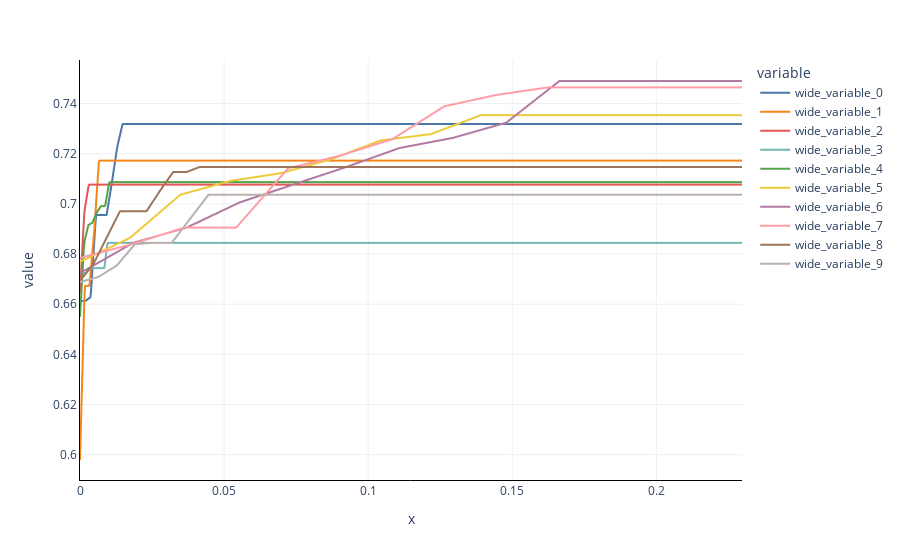

The code cell stored with this chart in its notebook:
### Code cell
px.line(x=sample_times, y=peak_profile_time[:5].tolist() + peak_profile_time[-5:].tolist())

### Figure 1 — Plotly figure (JSON) as saved in the notebook; plotly's stock layout.template omitted (floating-point values rounded to 4 significant figures; data arrays with more than 128 entries replaced by an {"elided": "..."} marker saying what was removed)
{"data": [{"hovertemplate": "variable=wide_variable_0<br>x=%{x}<br>value=%{y}<extra></extra>", "legendgroup": "wide_variable_0", "line": {"color": "#4C78A8", "dash": "solid"}, "marker": {"symbol": "circle"}, "mode": "lines", "name": "wide_variable_0", "showlegend": true, "type": "scattergl", "x": {"elided": "1024 float values"}, "xaxis": "x", "y": {"elided": "1024 float values"}, "yaxis": "y"}, {"hovertemplate": "variable=wide_variable_1<br>x=%{x}<br>value=%{y}<extra></extra>", "legendgroup": "wide_variable_1", "line": {"color": "#F58518", "dash": "solid"}, "marker": {"symbol": "circle"}, "mode": "lines", "name": "wide_variable_1", "showlegend": true, "type": "scattergl", "x": {"elided": "1024 float values"}, "xaxis": "x", "y": {"elided": "1024 float values"}, "yaxis": "y"}, {"hovertemplate": "variable=wide_variable_2<br>x=%{x}<br>value=%{y}<extra></extra>", "legendgroup": "wide_variable_2", "line": {"color": "#E45756", "dash": "solid"}, "marker": {"symbol": "circle"}, "mode": "lines", "name": "wide_variable_2", "showlegend": true, "type": "scattergl", "x": {"elided": "1024 float values"}, "xaxis": "x", "y": {"elided": "1024 float values"}, "yaxis": "y"}, {"hovertemplate": "variable=wide_variable_3<br>x=%{x}<br>value=%{y}<extra></extra>", "legendgroup": "wide_variable_3", "line": {"color": "#72B7B2", "dash": "solid"}, "marker": {"symbol": "circle"}, "mode": "lines", "name": "wide_variable_3", "showlegend": true, "type": "scattergl", "x": {"elided": "1024 float values"}, "xaxis": "x", "y": {"elided": "1024 float values"}, "yaxis": "y"}, {"hovertemplate": "variable=wide_variable_4<br>x=%{x}<br>value=%{y}<extra></extra>", "legendgroup": "wide_variable_4", "line": {"color": "#54A24B", "dash": "solid"}, "marker": {"symbol": "circle"}, "mode": "lines", "name": "wide_variable_4", "showlegend": true, "type": "scattergl", "x": {"elided": "1024 float values"}, "xaxis": "x", "y": {"elided": "1024 float values"}, "yaxis": "y"}, {"hovertemplate": "variable=wide_variable_5<br>x=%{x}<br>value=%{y}<extra></extra>", "legendgroup": "wide_variable_5", "line": {"color": "#EECA3B", "dash": "solid"}, "marker": {"symbol": "circle"}, "mode": "lines", "name": "wide_variable_5", "showlegend": true, "type": "scattergl", "x": {"elided": "1024 float values"}, "xaxis": "x", "y": {"elided": "1024 float values"}, "yaxis": "y"}, {"hovertemplate": "variable=wide_variable_6<br>x=%{x}<br>value=%{y}<extra></extra>", "legendgroup": "wide_variable_6", "line": {"color": "#B279A2", "dash": "solid"}, "marker": {"symbol": "circle"}, "mode": "lines", "name": "wide_variable_6", "showlegend": true, "type": "scattergl", "x": {"elided": "1024 float values"}, "xaxis": "x", "y": {"elided": "1024 float values"}, "yaxis": "y"}, {"hovertemplate": "variable=wide_variable_7<br>x=%{x}<br>value=%{y}<extra></extra>", "legendgroup": "wide_variable_7", "line": {"color": "#FF9DA6", "dash": "solid"}, "marker": {"symbol": "circle"}, "mode": "lines", "name": "wide_variable_7", "showlegend": true, "type": "scattergl", "x": {"elided": "1024 float values"}, "xaxis": "x", "y": {"elided": "1024 float values"}, "yaxis": "y"}, {"hovertemplate": "variable=wide_variable_8<br>x=%{x}<br>value=%{y}<extra></extra>", "legendgroup": "wide_variable_8", "line": {"color": "#9D755D", "dash": "solid"}, "marker": {"symbol": "circle"}, "mode": "lines", "name": "wide_variable_8", "showlegend": true, "type": "scattergl", "x": {"elided": "1024 float values"}, "xaxis": "x", "y": {"elided": "1024 float values"}, "yaxis": "y"}, {"hovertemplate": "variable=wide_variable_9<br>x=%{x}<br>value=%{y}<extra></extra>", "legendgroup": "wide_variable_9", "line": {"color": "#BAB0AC", "dash": "solid"}, "marker": {"symbol": "circle"}, "mode": "lines", "name": "wide_variable_9", "showlegend": true, "type": "scattergl", "x": {"elided": "1024 float values"}, "xaxis": "x", "y": {"elided": "1024 float values"}, "yaxis": "y"}], "layout": {"autosize": true, "legend": {"title": {"text": "variable"}, "tracegroupgap": 0}, "margin": {"t": 60}, "xaxis": {"anchor": "y", "autorange": true, "domain": [0, 1], "range": [0, 0.2297], "title": {"text": "x"}, "type": "linear"}, "yaxis": {"anchor": "x", "autorange": true, "domain": [0, 1], "range": [0.5899, 0.7574], "title": {"text": "value"}, "type": "linear"}}}
